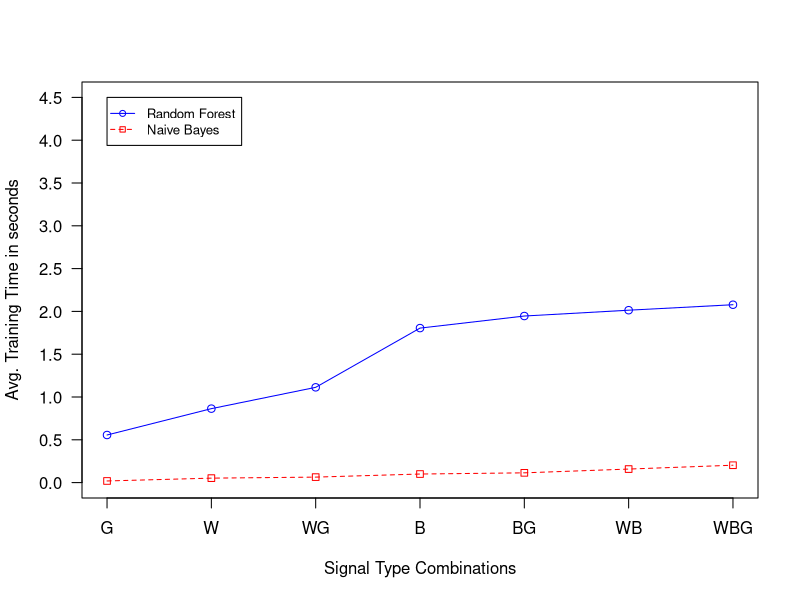

This chart was generated by the following R code:
rf <- c(0.556, 0.864, 1.113, 1.805, 1.946, 2.014, 2.078)
nb <- c(0.019, 0.052, 0.064, 0.1, 0.114, 0.158, 0.203)

g_range <- range(0,4.5)

png("/home/elch/Documents/master_thesis/results/img/TRAINING_TIME_JSAT.png",500,500)
plot(rf, type="o", col="blue", ylim=g_range, 
   axes=FALSE, ann=FALSE)

axis(1, at=1:7, lab=c("G","W","WG","B","BG","WB","WBG"))
axis(2, las=1, at=c(0.0,0.5,1.0,1.5,2.0,2.5,3.0,3.5,4.0,4.5))

box()

lines(nb, type="o", pch=22, lty=2, col="red")
title(xlab="Signal Type Combinations")
title(ylab="Avg. Training Time in seconds")

legend(1, g_range[2], c("Random Forest","Naive Bayes"), cex=0.8, 
   col=c("blue","red"), pch=21:22, lty=1:2);
graphics.off()
